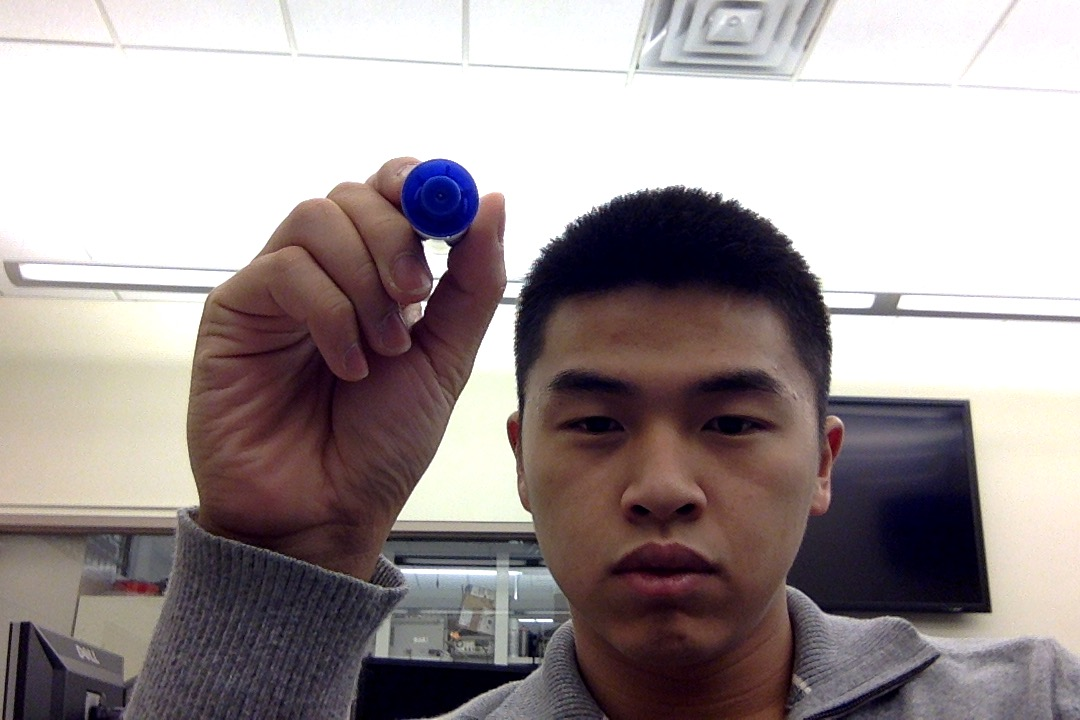
#> input picture object_2.jpg, 1080 x 720 px, given in place of the camera
$ python opencv-test-2.py   (Python 2 division)
#> lines starting #> are read from the running program, lines starting #| are printed output that depends on the picture; after the words box and inside, x2 and y2 are one past the last pixel; in counts of white or black regions, pixels touching at a corner belong together
import cv2
import numpy as np
import matplotlib.pyplot as plt

#filename: path to the desired file
#returns original image, grayscale image, height, width
# [5 lines left out: function readImage, not called in this run]
#img: grayscale image
#returns an array of corner locations
def cornerDetect(gray):
	dst = cv2.cornerHarris(gray, 2,3,0.04)
	# print(dst[0])
	dst = cv2.dilate(dst, None)
	# img[dst > 0.01*dst.max()] = [255,0,0]
	dst[dst <= 0.01*dst.max()] = 0
	cornerPoints = np.nonzero(dst)
	cornerPoints = zip(cornerPoints[1],cornerPoints[0])
	return cornerPoints

def getClosestTo(cornerPoints, y_0, x_0):
	loc = [((x-x_0)**2 + (y-y_0)**2) for (y,x) in cornerPoints]
	loc = cornerPoints[loc.index(min(loc))]
	return loc

#cornerPoints: array of corner locations (row, col)
#returns the four points closest to the topleft, topright, botleft and botright
def getCorners(cornerPoints, rows, cols):
	topLeft = getClosestTo(cornerPoints, 0, 0)
	topRight = getClosestTo(cornerPoints, 0, cols)
	botLeft = getClosestTo(cornerPoints, rows, 0)
	botRight = getClosestTo(cornerPoints, rows, cols)
	return topLeft, topRight, botLeft, botRight

def perspectiveTrans(img,  width, height, topLeft, topRight, botLeft, botRight):
	pts1 = np.float32([topLeft, botLeft, topRight, botRight])
	pts2 = np.float32([[0,0],[height,0],[0,width],[height,width]])
	M = cv2.getPerspectiveTransform(pts1,pts2)

	dst = cv2.warpPerspective(img,M,(height,width))
	return dst

# [57 lines left out: functions show, stillImage, webcam, not called in this run]

def webcam_line():
	cap = cv2.VideoCapture(0)
	ret, frame = cap.read()
#> frame is the input picture: shape (720, 1080, 3); mean B, G, R 150.7, 150.1, 159.9
	ratio = 0.3
	print(frame.shape)
#| (720, 1080, 3)
	width, height = (int(frame.shape[1]*ratio), int(frame.shape[0]*ratio))
#> width = 324; height = 216
	print(height, width)
#| 216 324
	img = np.zeros((height*3,width ,3), np.uint8)

	mode = "auto"
	#mouse bindings
	cv2.namedWindow('frame')
	cv2.setMouseCallback('frame',get_click)

	while (True):
		ret, frame = cap.read()
		ratio = 0.3
		frame = cv2.resize(frame, (int(frame.shape[1]*ratio), int(frame.shape[0]*ratio)))
#> frame: shape (216, 324, 3)
		gray = cv2.cvtColor(frame, cv2.COLOR_BGR2GRAY)


		if mode == "auto":
			edges = cv2.Canny(gray,50,100,apertureSize = 3)
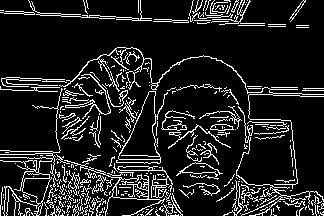
#> edges: shape (216, 324); 12.7% white in thin lines or dots
			# lines = cv2.HoughLines(edges,1,np.pi/180,100)
			minLineLength = 100
			maxLineGap = 10
			lines = cv2.HoughLinesP(edges,1,np.pi/180,10,minLineLength,maxLineGap)
#> lines = 36 rows, first 6: [154, 104, 155, 122], [61, 16, 80, 16], [302, 94, 318, 94], [12, 84, 37, 84], [141, 199, 159, 199], [100, 16, 131, 17]
			if lines is not None:
				for line in lines:
					for x1,y1,x2,y2 in line:
					    cv2.line(frame,(x1,y1),(x2,y2),(0,255,0),2)
#> this loop made 36 passes
#> line on passes 1 to 12: [[154, 104, 155, 122]], [[61, 16, 80, 16]], [[302, 94, 318, 94]], [[12, 84, 37, 84]], [[141, 199, 159, 199]], [[100, 16, 131, 17]], [[303, 88, 313, 88]], [[119, 187, 130, 187]], [[38, 91, 57, 91]], [[61, 14, 80, 14]], [[3, 161, 20, 161]], [[247, 92, 257, 92]]
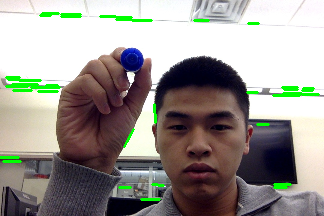
#> frame: shape (216, 324, 3); mean B, G, R 145.6, 151.7, 154.9
			# [13 lines of commented-out code are left out]


			cornerPoints = cornerDetect(edges)
#> in cornerDetect, `dst = cv2.dilate(dst, None)`:
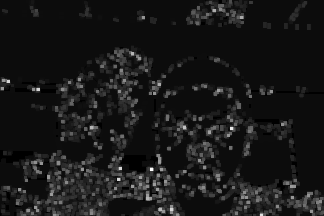
#> dst: shape (216, 324) float32; min -0.01, max 0.193, mean 0.00958; drawn with min black and max white
#> in cornerDetect, `dst[dst <= 0.01*dst.max()] = 0`: dst: shape (216, 324) float32; 8.98% of pixels changed, all inside (x1, y1, x2, y2) = (0, 0, 324, 216)
#> in cornerDetect, `cornerPoints = np.nonzero(dst)`: cornerPoints = 23006 positions, rows 0 to 215, columns 0 to 323
#> in cornerDetect, `cornerPoints = zip(cornerPoints[1],cornerPoints[0])`: cornerPoints = 23006 items
#> cornerPoints = 23006 items
			topLeft, topRight, botLeft, botRight = getCorners(cornerPoints, edges.shape[1], edges.shape[0])
#> in getClosestTo, `loc = cornerPoints[loc.index(min(loc))]`: loc = (2, 9)
#> in getCorners, `topRight = getClosestTo(cornerPoints, 0, cols)`: topRight = (2, 214)
#> in getCorners, `botLeft = getClosestTo(cornerPoints, rows, 0)`: botLeft = (307, 1)
#> in getCorners, `botRight = getClosestTo(cornerPoints, rows, cols)`: botRight = (323, 215)
#> topLeft = (2, 9); topRight = (2, 214); botLeft = (307, 1); botRight = (323, 215)


		res = (edges.shape[0], edges.shape[1])
#> res = (216, 324)
		transformedImg = perspectiveTrans(frame, res[0],res[1], topLeft, topRight, botLeft, botRight)
#> in perspectiveTrans, `pts1 = np.float32([topLeft, botLeft, topRight, botRight])`: pts1 = [[2, 9], [307, 1], [2, 214], [323, 215]]
#> in perspectiveTrans, `M = cv2.getPerspectiveTransform(pts1,pts2)`: M = [[1.11, 6.2e-18, -2.22], [0.0291, 1.11, -10.04], [0.00015, 0.000245, 1]]
#> in perspectiveTrans, `dst = cv2.warpPerspective(img,M,(height,width))`:
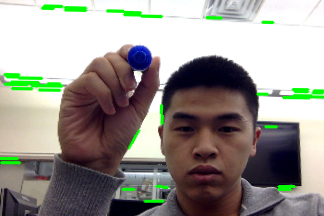
#> dst: shape (216, 324, 3); mean B, G, R 143.3, 149.9, 152.7


		thickness = 2
		radius = 5
		color = [255,0,0]
		# for point in cornerPoints:
		# 	cv2.circle(frame, (point[0], point[1]), radius, [0,0,255], thickness)
		cv2.circle(frame, topLeft, radius, color, thickness)
#> frame: shape (216, 324, 3); 0.08% of pixels changed, all inside (x1, y1, x2, y2) = (0, 3, 9, 16)
		cv2.circle(frame, topRight, radius, color, thickness)
#> frame: shape (216, 324, 3); mean B, G, R 145.8, 151.5, 154.7
		cv2.circle(frame, botLeft, radius, color, thickness)
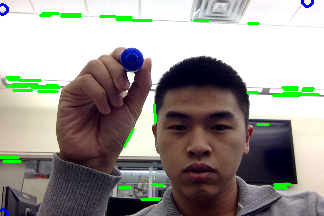
#> frame: shape (216, 324, 3); mean B, G, R 145.8, 151.3, 154.5
		cv2.circle(frame, botRight, radius, color,thickness)
#> frame: shape (216, 324, 3); 0.04% of pixels changed, all inside (x1, y1, x2, y2) = (317, 209, 324, 216)


		# im
		# cv2.imshow('frame', frame)
		# cv2.imshow('canny', edges)
		# cv2.imshow('fram2', transformedImg)
		img[:height][:] = frame
		img[height:2*height][:] = cv2.cvtColor(edges, cv2.COLOR_GRAY2BGR)
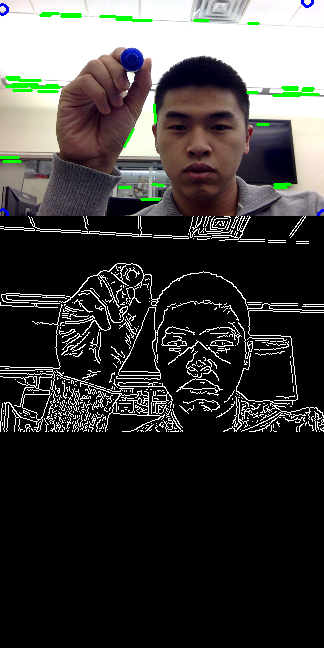
#> img: shape (648, 324, 3); mean B, G, R 59.4, 61.2, 62.3
		img[2*height:][:] = transformedImg
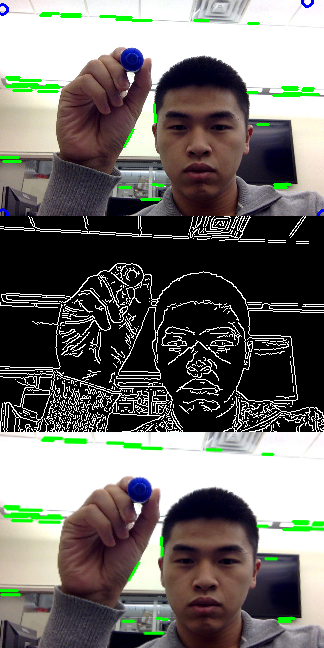
#> img: shape (648, 324, 3); mean B, G, R 107.2, 111.2, 113.2
		cv2.imshow('frame',img)
		k = cv2.waitKey(30)
#> (key q is pressed here)
		if  k & 0xFF == ord('q'):
			break
		if k == ord('m'):
			mode = "manual"
   			x = manual_calibrate(cap, ratio)
   			print(x)
   			if x is -2:
   				break
   			elif x is -1:
   				continue
   			else:
   				# topLeft, topRight, botLeft, botRight = x
   				topLeft = (int(x[0][0]*ratio),int(x[0][1]*ratio))
   				topRight = (int(x[1][0]*ratio),int(x[1][1]*ratio))
   				botLeft = (int(x[2][0]*ratio),int(x[2][1]*ratio))
   				botRight = (int(x[3][0]*ratio),int(x[3][1]*ratio))
   				print(topLeft, topRight, botLeft, botRight)
	cap.release()
	cv2.destroyAllWindows()

mx,my = -1,-1
mouse_time = -1
import time
# [44 lines left out: functions get_click, manual_calibrate, not called in this run]
def main():
	webcam_line()

if __name__ == "__main__":
	main()
